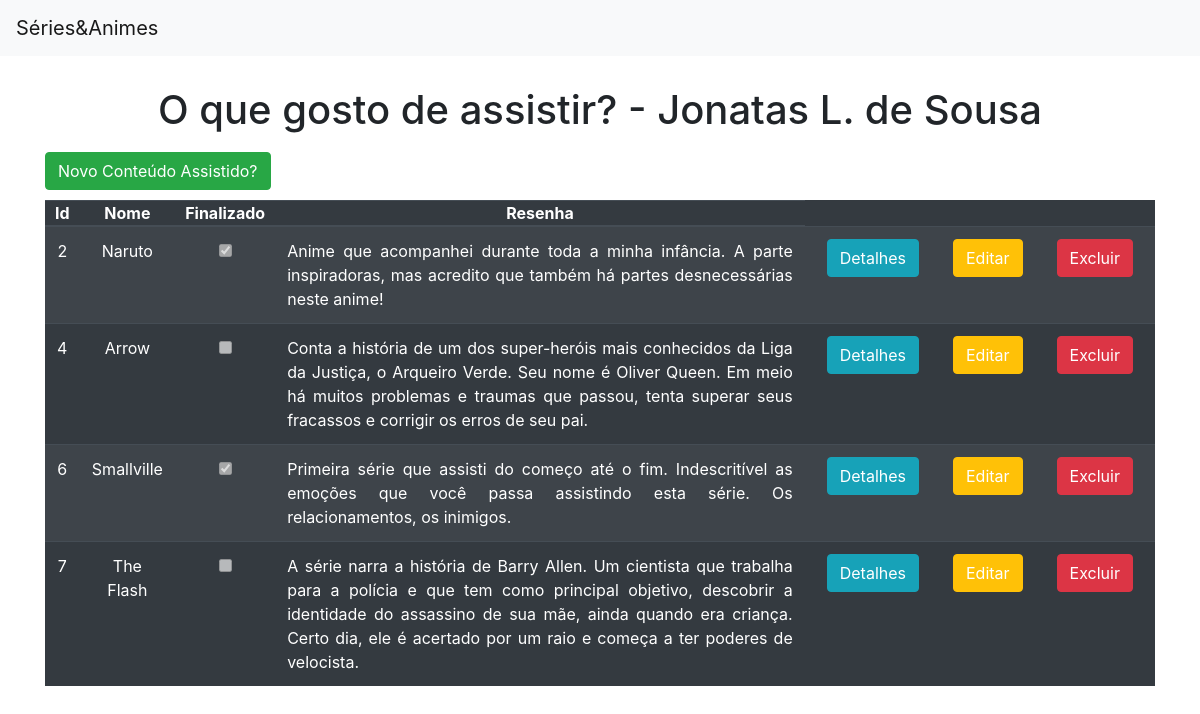
The app's page /, older data.
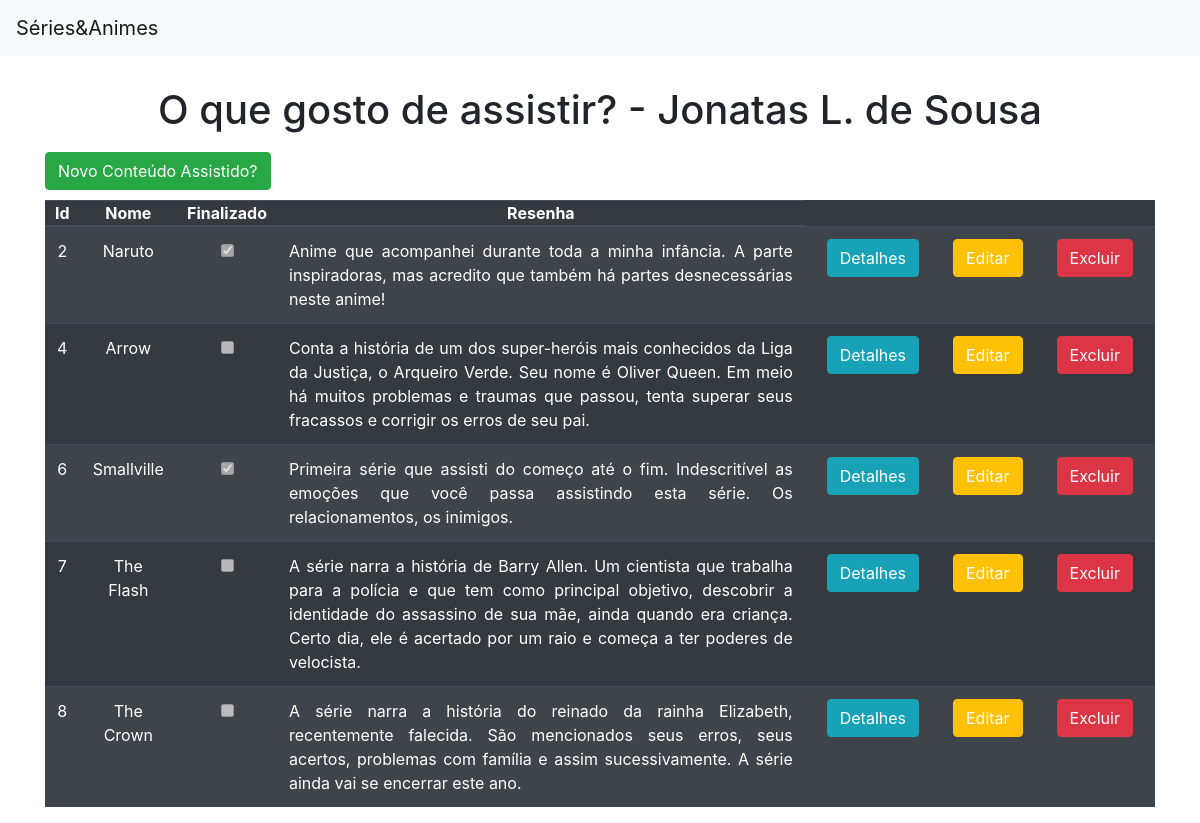
The same page, newer data.
### app_web/models.py (models this page shows)
class Entretenimento(models.Model):
    nome = models.TextField(max_length=255)
    finalizado = models.BooleanField(default=False)
    resenha = models.TextField(max_length=500)

### app_web/views.py (the view)
# urls.py: path('', views.pagina_inicial, name='pagina_inicial'),
def pagina_inicial(request):
    dados = {
        'dados': Entretenimento.objects.all()
    }
    return render(request,'app_web/pagina_inicial.html', context=dados)

### app_web/templates/app_web/pagina_inicial.html (shortened to what this page needs)
{% extends 'app_web/base.html' %}
{% block conteudo %}
    <h1 style="text-align: center;">O que gosto de assistir? - Jonatas L. de Sousa</h1>
    <div class="container">
        <button class="btn btn-success" style="margin: 10px 0 10px 0;"><a style="color: white;"href="{% url 'novo_conteudo'%}">Novo Conteúdo Assistido?</a></button>
        <table class="table table-striped table-dark">
            <thead>
                <tr>
                    <th scope="col" style="text-align: center; padding: 0 10px 0 10px;">Id</th>
                    <th scope="col" style="text-align: center; padding: 0 10px 0 10px;">Nome</th>
                    <th scope="col" style="text-align: center; padding: 0 10px 0 10px;">Finalizado</th>
                    <th scope="col" style="text-align: center; padding: 0 10px 0 10px;">Resenha</th>
                </tr>
            </thead>
            <tbody>
            {% for dado in dados%}
                <tr>
                    <td style="text-align: center;">{{dado.id}}</td>
                    <td style="text-align: center;">{{dado.nome}}</td>
                    <td style="text-align: center;">
                        {%if dado.finalizado%}
                            <input type="checkbox" checked disabled>
                        {% else %}
                            <input type="checkbox" disabled>
                        {% endif %}
                    </td>
                    <td style="text-align: justify;">{{dado.resenha}}</td>
                    <td style="text-align: center;"><button class="btn btn-info" style="margin-left: 10px;"><a style="color: white;" href="{% url 'detalhes' dado.id %}">Detalhes</a></button></td>
                    <td><button style="margin-left: 10px;" class="btn btn-warning"><a style="color: white;" href="{% url 'editar' dado.id %}">Editar</a></button></td>
                    <td><button style="margin:0 10px 0 10px;" class="btn btn-danger"><a style="color: white;" href="{% url 'excluir' dado.id %}">Excluir</a></button></td>
                </tr>
            {% endfor %}
            </tbody>
        </table>
    </div>
{% endblock%}

Row changes from the older to the newer data that the page shows:
added Entretenimento: id "8", nome "The Crown", resenha "A série narra a história do reinado da rainha Elizabeth, recentemente falecida. São mencionados seus erros, seus acertos, problemas com família e assim sucessivamente. A série ainda vai se encerrar este ano."
